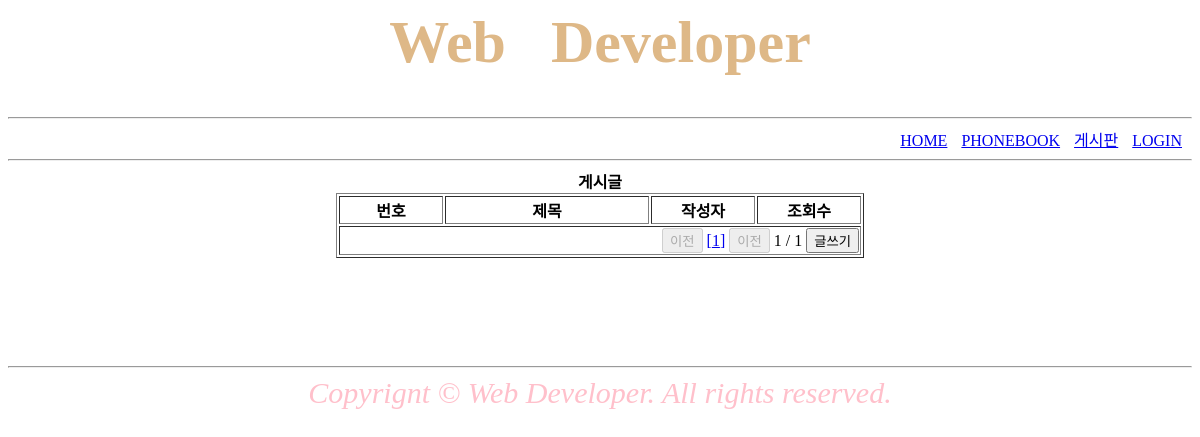
/border/1/, run on an earlier commit of the app's database.
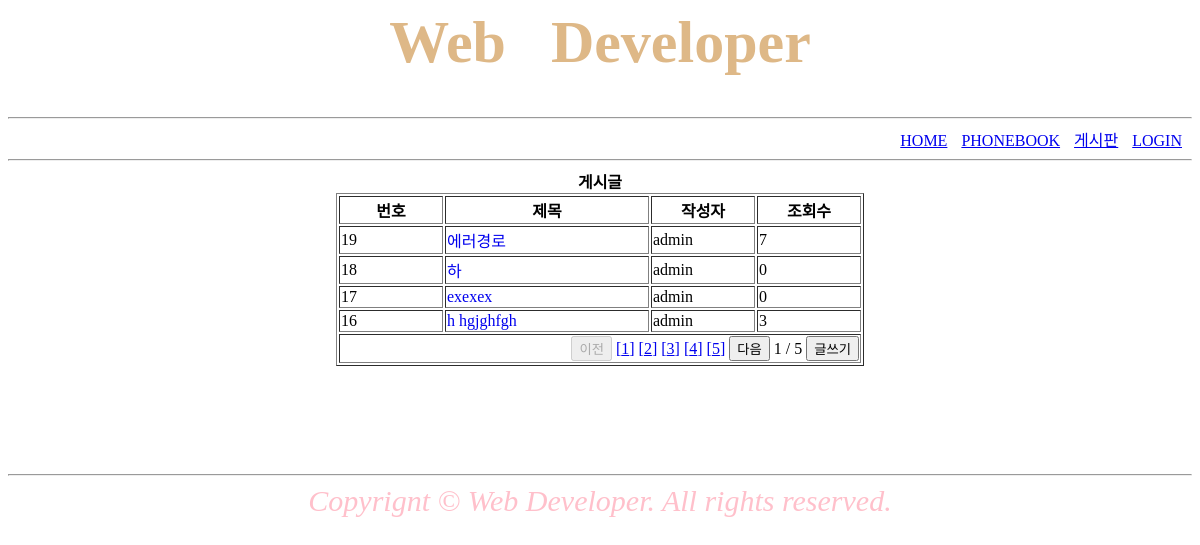
And on a later commit of the database.
### border/models.py (models this page shows)
class Border(models.Model):
    제목 = models.CharField( max_length=255, null = False )
    작성자 = models.CharField( max_length=255, null = False )
    내용 = models.TextField( null = False)
    작성일 = models.DateTimeField( null = False )
    수정일 = models.DateTimeField( null = False )
    조회수 = models.IntegerField( null = False )

### border/views.py (the view)
# urls.py: path('<int:pageNum>/', views.index, name="index"),
def index(request, pageNum):
    userAll = Border.objects.values("id","제목","작성자","내용","조회수").order_by('-id')
    paging = Paginator(userAll, 4) # 한 페이지 4개의 글을 보여줌
    print("paging.num_pages : ", paging.num_pages)
    arrPage = []
    for i in range(paging.num_pages) :
        print("i : ", i)
        arrPage.append(i+1)
    context = {"userAll":paging.page(pageNum), "arrPage":arrPage}
    return render(request,"border/index.html",context)

### templates/border/index.html (shortened to what this page needs)
{% extends 'test/form.html' %}
{% block center %}
<div align = "center">
    <table border="1">
        <caption><b>게시글</b></caption>
        <tr>
            <th width="100">번호</th> <th width="200">제목</th>
            <th width="100">작성자</th> <th width="100">조회수</th>
        </tr>
        {% for i in userAll %}
        <tr>
            <td>{{i.id}}</td>
            <td>
                {% if user.is_active %}
                <a href="{% url 'BD:detail' i.id %}" style="text-decoration:none;">{{i.제목}}</a>
                {% else %}
                <a href="{% url 'login' %}" style="text-decoration:none;">{{i.제목}}</a>
                {% endif %}
            </td>
            <td>{{i.작성자}}</td> <td>{{i.조회수}}</td>
        </tr>
        {% endfor %}
        <tr>
            <td colspan="4" align="right">
            {% if userAll.has_previous %}
                <button type="button" onclick="location.href=
                '{% url 'BD:index' userAll.previous_page_number %}'">이전</button>
            {% else %}
                <button type="button" disabled>이전</button>
            {% endif %}
            {% for i in arrPage %}
                <a href="{% url 'BD:index' i %}">[{{ i }}]</a>
            {% endfor %}
            {% if userAll.has_next %}
                <button type="button" onclick="location.href=
                '{% url 'BD:index' userAll.next_page_number %}'">다음</button>
            {% else %}
                <button type="button" disabled>이전</button>
            {% endif %}
                {{ userAll.number }} / {{ userAll.paginator.num_pages }}
                {% if user.is_active %}
                <button onclick="location.href='{% url 'BD:add' %}'">글쓰기</button>
                {% else %}
                <button onclick="history.back();">글쓰기</button>
                {% endif %}
            </td>
        </tr>
    </table>
</div>
{% endblock %}

### templates/test/form.html (shortened to what this page needs)
<html>
<head>
</head>
<body>
    <div align="center">
        <h1 style="color:burlywood; font-size:60px; font-family:Gabriola;">
            Web &nbsp; Developer
        </h1>
    </div>
    <div align="right">
        <hr>
        <ul>
            <li><a href="{% url 'mainIndex' %}">HOME</a></li>
            <li ><a href="{% url 'PB:index' %}">PHONEBOOK</a></li>
            <li ><a href="{% url 'BD:index' 1 %}">게시판</a></li>
            <li>
                {% if user.is_active %}
                    <a href="{% url 'logout' %}">LOGOUT</a>
                    <a href="{% url 'userInfo' user.id %}">계정정보</a>
                {% else %}
                    <a href="{% url 'login' %}">LOGIN</a>
                {% endif %}
            </li>
        </ul>
        <hr>
    </div>
    {% block center %}
    {% endblock %}
    <div align="center" style="padding-top:100px;">
        <hr>
        <i style="color:pink; font-size:30px; font-family:Gabriola;">
            Copyrignt &copy; Web Developer. All rights reserved.
        </i>
    </div>
</body>
</html>

### templates/test/form.html (style rules this page uses)
ul { display:inline; }
ul li { display:inline; padding: 0 10px 0 0; }

What changed in the data, as far as the page shows it:
added Border: id "19", 제목 "에러경로", 작성자 "admin", 조회수 "7"
added Border: id "18", 제목 "하", 작성자 "admin", 조회수 "0"
added Border: id "17", 제목 "exexex", 작성자 "admin", 조회수 "0"
added Border: id "16", 제목 "h hgjghfgh", 작성자 "admin", 조회수 "3"
Also different on the page:
{{ userAll.paginator.num_pages }}: "1" → "5"
new list line: "[ 2 ]"
new list line: "[ 3 ]"
new list line: "[ 4 ]"
new list line: "[ 5 ]"
text no longer shown: "이전"
text now shown: "다음"
